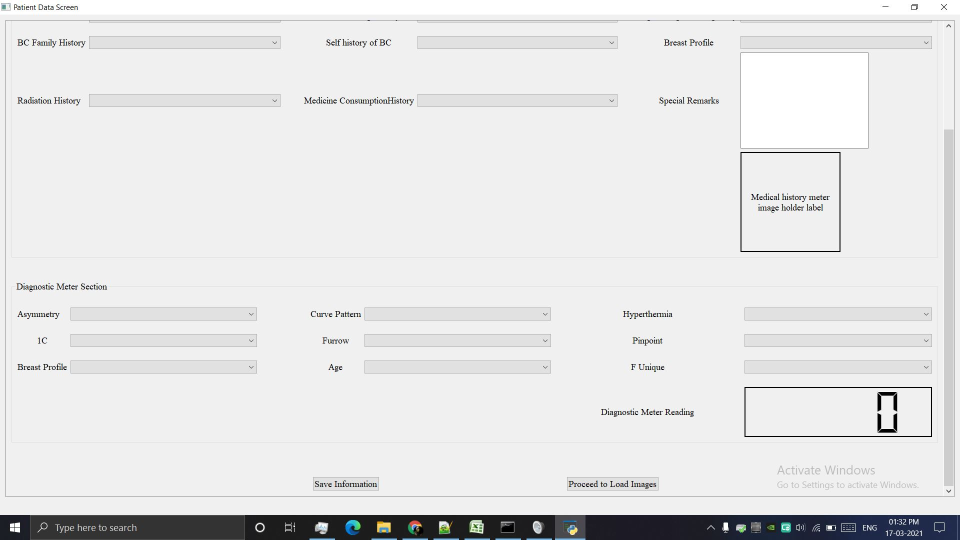
#> input picture gui 2.JPG, 1920 x 1080 px, given in place of 016.jpg, which was not available (shown at 1/2 size)
$ python 'anomaly_4 (1).py'
#> lines starting #> are read from the running program, lines starting #| are printed output that depends on the picture
#BGR
import cv2
import matplotlib.pyplot as plt
import numpy as np
coordinates = list()
def click_event(event, x, y, flags, params):
    if event == cv2.EVENT_LBUTTONDOWN:
        cv2.circle(img, (x,y), 3, (255, 255, 255), 2)
        coordinates.append((y,x))
        print(x, y, img[y][x])
        cv2.imshow('image',img)
        cv2.waitKey()


#full_images = ["001.png", "002.png", "003.png", "004.jpg", "005.jpg", "006.jpg", "007.jpg", "008.jpg", "009.jpg", "010.jpg", "011.jpg", "012.jpg", "013.jpg", "014.jpg", "015.jpg"]
#images = ["001_res.png", "002_res.png", "003_res.png", "004_res.png", "005_res.png", "006_res.png", "007_res.png", "008_res.png", "009_res.png", "010_res.png", "011_res.png", "012_res.png", "013_res.png", "014_res.png", "015_res.png"]
images = ["001.png", "002.png", "003.png", "004.jpg", "005.jpg", "006.jpg", "007.jpg", "008.jpg", "009.jpg", "010.jpg", "011.jpg", "012.jpg", "013.jpg", "014.jpg", "015.jpg", "016.jpg", "017.jpg", "018.jpg", "019.jpg", "020.jpg", "021.jpg", "022.jpg", "023.jpg", "024.jpg", "025.jpg", "026.jpg", "027.png", "028.png", "029.png", "030.png", "031.png"]
for i in images[15:]:
    # read the image
    img = cv2.imread(i)
#> img is the input picture: shape (1080, 1920, 3); mean B, G, R 228.7, 228.4, 228.2
    img = cv2.resize(img, (640, 480), interpolation = cv2.INTER_LANCZOS4)
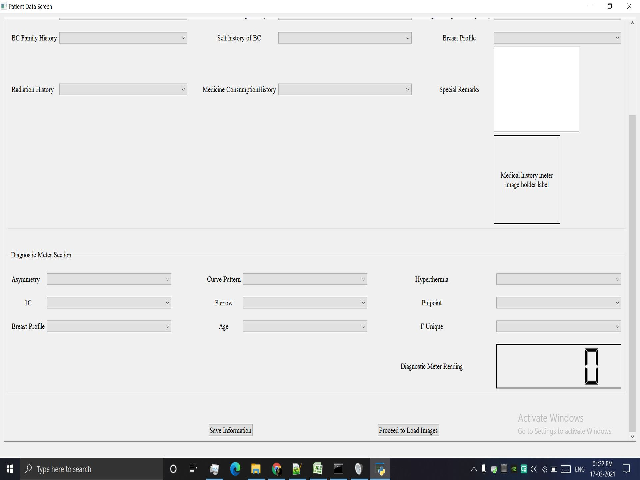
#> img: shape (480, 640, 3); mean B, G, R 229, 228.7, 228.5
    cv2.imshow('image',img)
    cv2.setMouseCallback('image',click_event)
    cv2.waitKey(0)
    #img = cv2.cvtColor(img, cv2.COLOR_BGR2RGB)
    #plt.imshow(img)
    #plt.show()
    cv2.destroyAllWindows()
    #print(coordinates)
#> (the run stopped early here; a loop or call above may not have finished)

$ run again, on gui 3.JPG
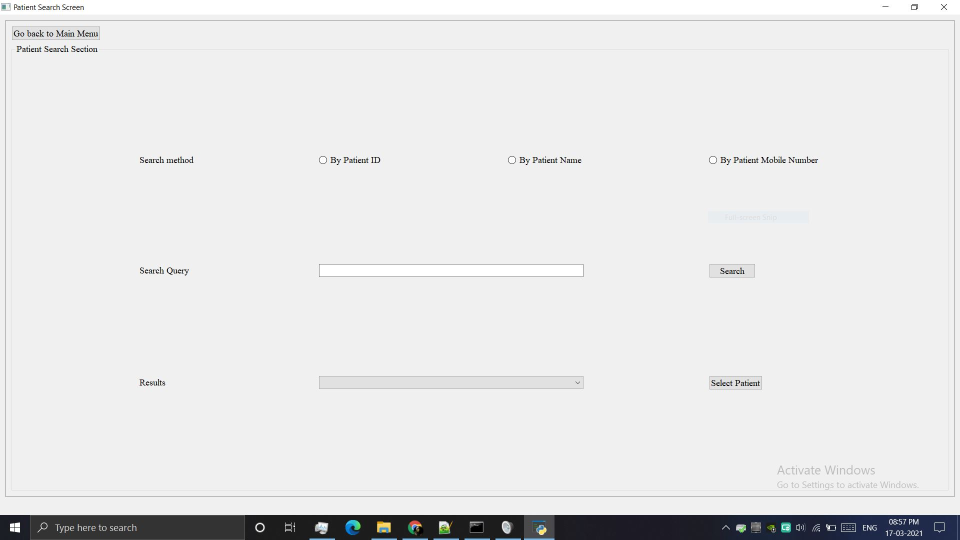
#> input picture gui 3.JPG, 1920 x 1080 px, given in place of 016.jpg, which was not available (shown at 1/2 size)
#> img is the input picture: shape (1080, 1920, 3); mean B, G, R 230.9, 230.5, 230.3
#> `img = cv2.resize(img, (640, 480), interpolation = cv2.INTER_LANCZOS4)`:
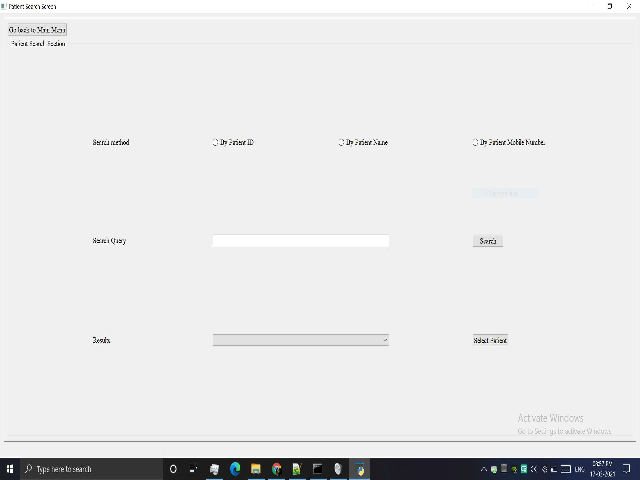
#> img: shape (480, 640, 3); mean B, G, R 231.1, 230.7, 230.5

$ run again, on gui 4.JPG
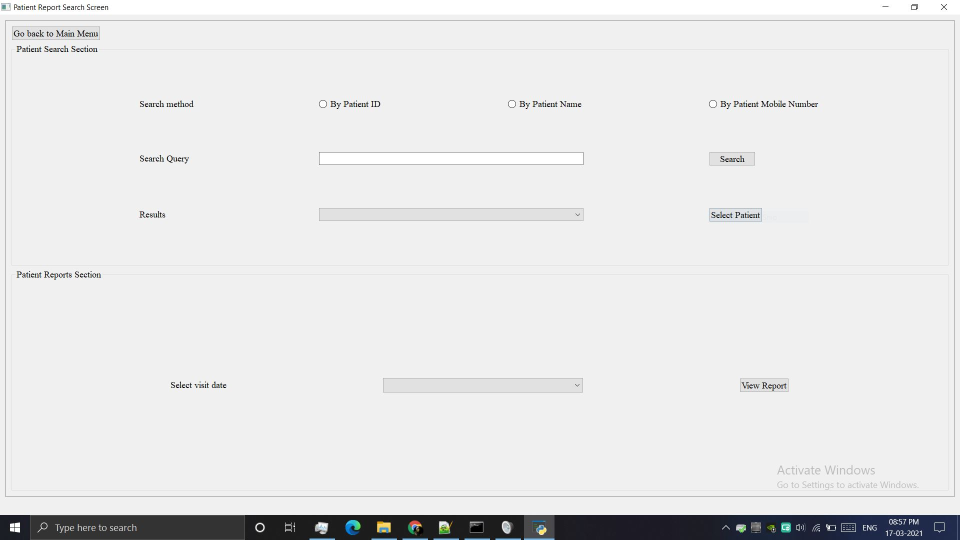
#> input picture gui 4.JPG, 1920 x 1080 px, given in place of 016.jpg, which was not available (shown at 1/2 size)
#> img is the input picture: shape (1080, 1920, 3); mean B, G, R 230.5, 230.2, 230
#> `img = cv2.resize(img, (640, 480), interpolation = cv2.INTER_LANCZOS4)`:
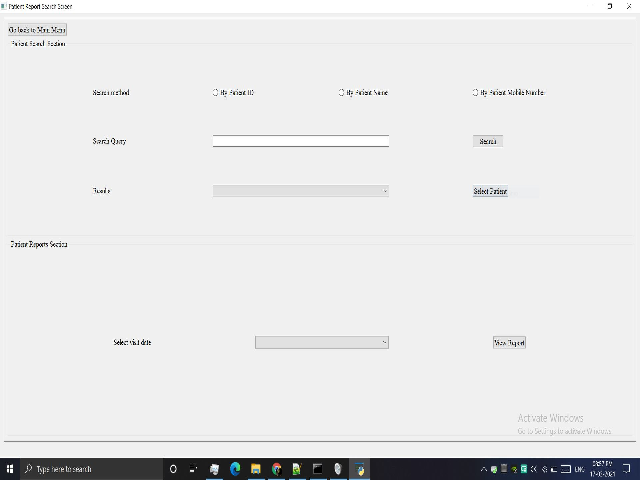
#> img: shape (480, 640, 3); mean B, G, R 230.7, 230.4, 230.2
